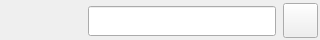
<?xml version="1.0" encoding="UTF-8"?>
<ui version="4.0">
 <class>customLineEdit</class>
 <widget class="QWidget" name="customLineEdit">
  <property name="geometry">
   <rect>
    <x>0</x>
    <y>0</y>
    <width>320</width>
    <height>40</height>
   </rect>
  </property>
  <property name="minimumSize">
   <size>
    <width>320</width>
    <height>40</height>
   </size>
  </property>
  <property name="maximumSize">
   <size>
    <width>320</width>
    <height>40</height>
   </size>
  </property>
  <property name="contextMenuPolicy">
   <enum>Qt::NoContextMenu</enum>
  </property>
  <property name="windowTitle">
   <string/>
  </property>
  <widget class="QWidget" name="layoutWidget">
   <property name="geometry">
    <rect>
     <x>0</x>
     <y>0</y>
     <width>321</width>
     <height>42</height>
    </rect>
   </property>
   <layout class="QHBoxLayout" name="mainLayout">
    <item>
     <widget class="QLabel" name="controllerLabel">
      <property name="minimumSize">
       <size>
        <width>80</width>
        <height>40</height>
       </size>
      </property>
      <property name="maximumSize">
       <size>
        <width>80</width>
        <height>40</height>
       </size>
      </property>
      <property name="font">
       <font>
        <family>黑体</family>
       </font>
      </property>
      <property name="text">
       <string/>
      </property>
      <property name="alignment">
       <set>Qt::AlignCenter</set>
      </property>
      <property name="wordWrap">
       <bool>true</bool>
      </property>
     </widget>
    </item>
    <item>
     <widget class="QLineEdit" name="controller">
      <property name="minimumSize">
       <size>
        <width>188</width>
        <height>30</height>
       </size>
      </property>
      <property name="maximumSize">
       <size>
        <width>188</width>
        <height>30</height>
       </size>
      </property>
      <property name="font">
       <font>
        <family>黑体</family>
       </font>
      </property>
     </widget>
    </item>
    <item>
     <widget class="QPushButton" name="controllerJudge">
      <property name="minimumSize">
       <size>
        <width>35</width>
        <height>35</height>
       </size>
      </property>
      <property name="maximumSize">
       <size>
        <width>35</width>
        <height>35</height>
       </size>
      </property>
      <property name="text">
       <string/>
      </property>
     </widget>
    </item>
   </layout>
  </widget>
 </widget>
 <resources/>
 <connections/>
</ui>
